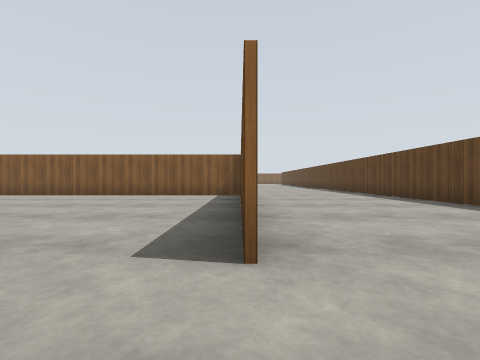
view 1 (above)

19 first-person views from a walk through a robot-simulator world made for Gazebo. The camera is 0.94 m above the floor, looks level and sees 85° across. The floor is counted in squares, 2 m on a side. Each view is taken from the middle of a square. On the plan, view 1 faces up. The plan holds only what a view shows up to about 9 squares ahead; the rest is blank. The place goes on beyond the plan. Gazebo's built-in surfaces are drawn with simple patterns.

view 2
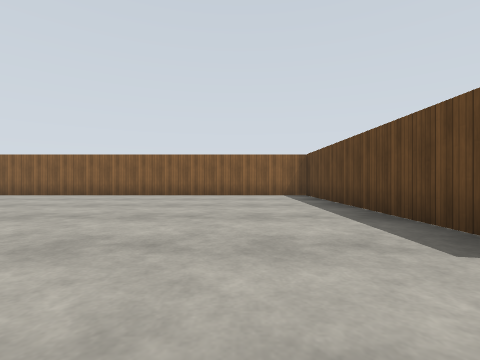

view 3
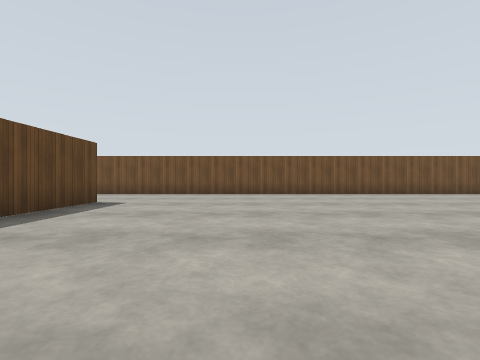

view 4
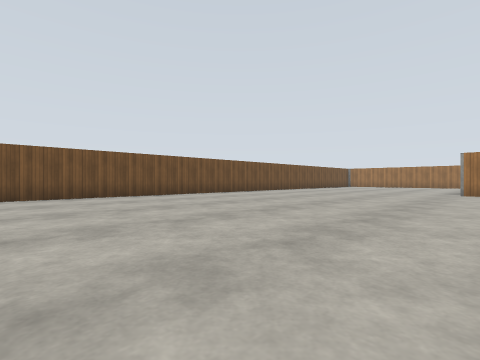

view 5
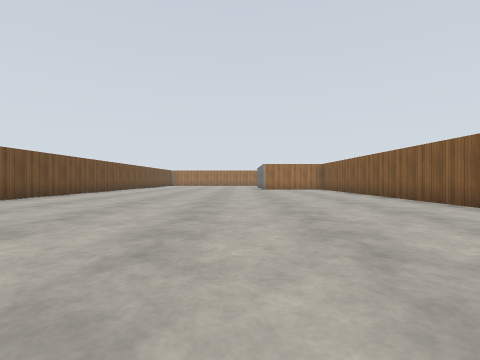

view 6
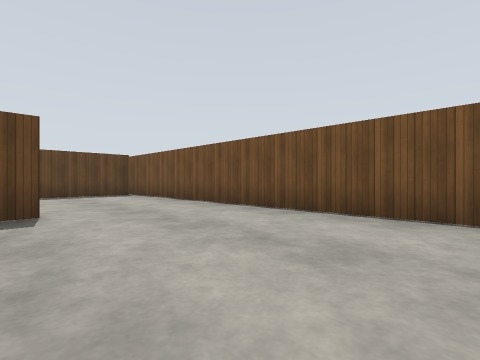

view 7
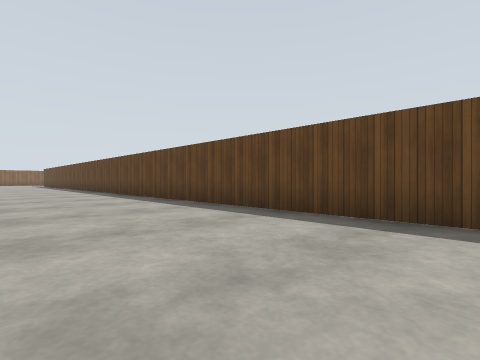

view 8
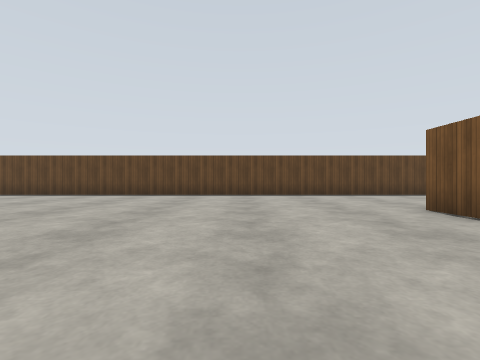

view 9
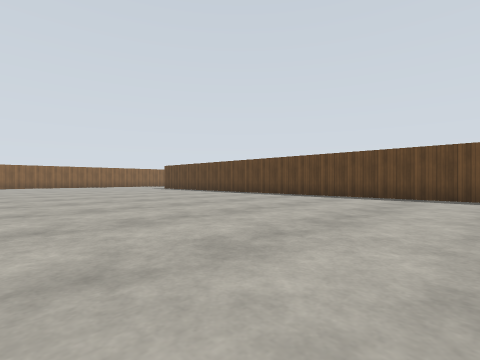

view 10
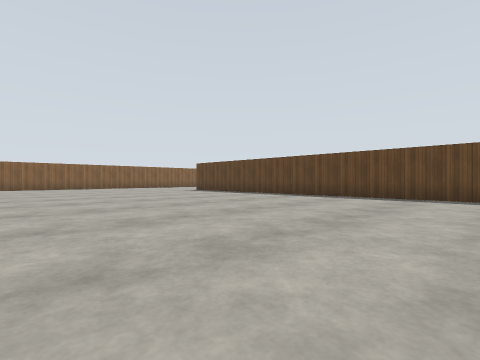

view 11
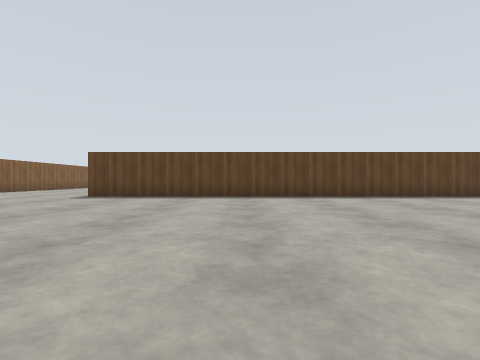

view 12
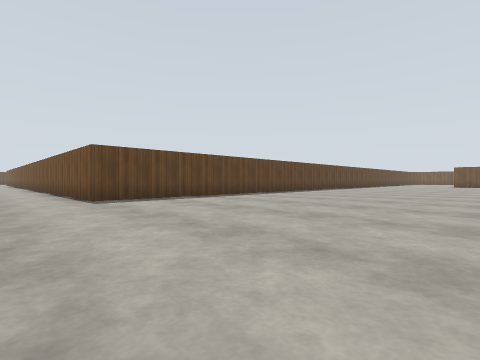

view 13
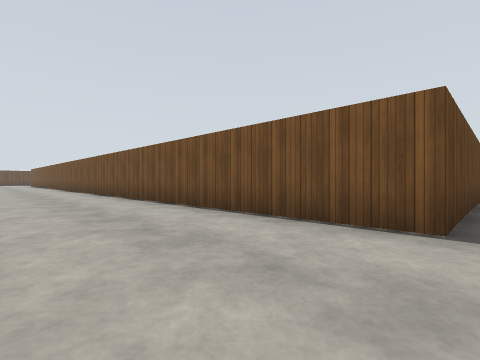

view 14
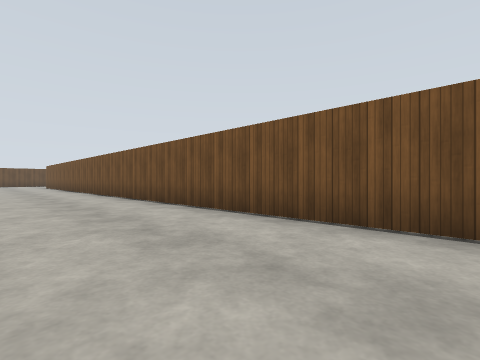

view 15
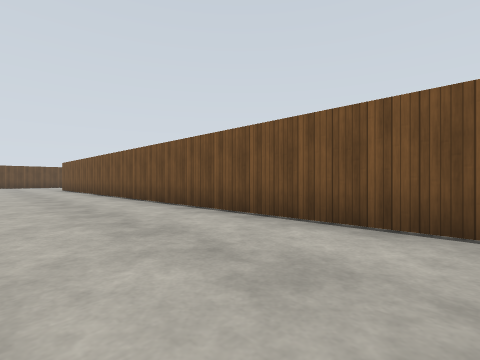

view 16
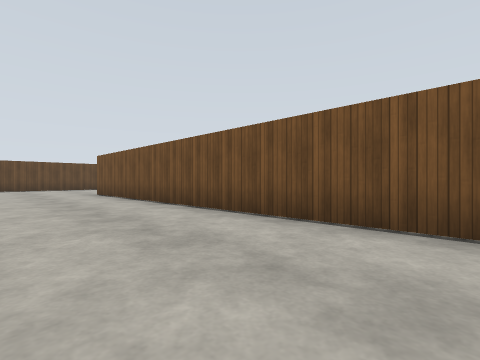

view 17
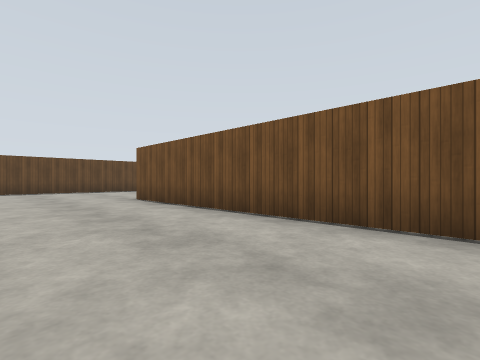

view 18
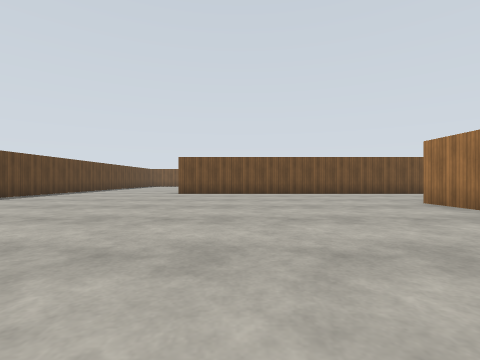

view 19
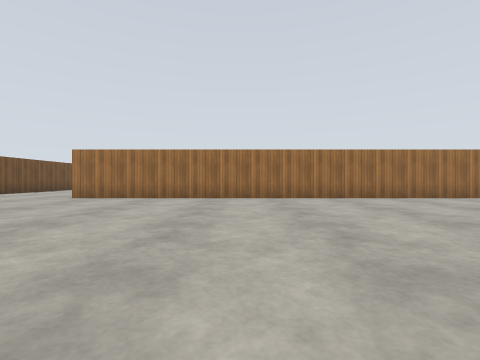

### Floor plan
Points are (right, up) in squares from view 1. A wall is a line through its corners. A room is listed if a view was taken in it or the views show most of it. See-through windows are left out.
Room 1 (views 1, 2, 3, 4, 5, 6)
walls: (0, 1.4) (0, 8) (-12.5, 8); (-12.5, -1.6) (0.4, -1.6)
ways out: opening at (1, 0) to room 2
Room 2 (views 7, 8, 9, 10, 11, 12, 13, 14, 15, 16, 17, 18, 19)
walls: (-5.7, 22.2) (-5.7, 11.6); (-8.3, 8.1) (0.1, 8.1); (4.3, 4.1) (4.3, 27.3) (28.4, 27.3); (0.4, -1.6) (4.9, -1.6); (4.3, -1.4) (4.3, 0.9)
ways out: opening at (1, 0) to room 1; opening at (28.7, 29)

Positions as (right, up) in squares from view 1, and headings:
1: (0, 0), facing up
2: (-2, 0), facing up
3: (-3, 7), facing down
4: (-7, 6), facing down-left
5: (-4, 4), facing left
6: (-4, 2), facing down-right
7: (1, 4), facing up-right
8: (-4, 11), facing right
9: (-3, 14), facing up-right
10: (-3, 17), facing up-right
11: (-3, 23), facing right
12: (-2, 29), facing down-right
13: (4, 30), facing down-right
14: (10, 30), facing down-right
15: (14, 30), facing down-right
16: (19, 30), facing down-right
17: (22, 30), facing down-right
18: (-2, 17), facing down
19: (1, 16), facing left
